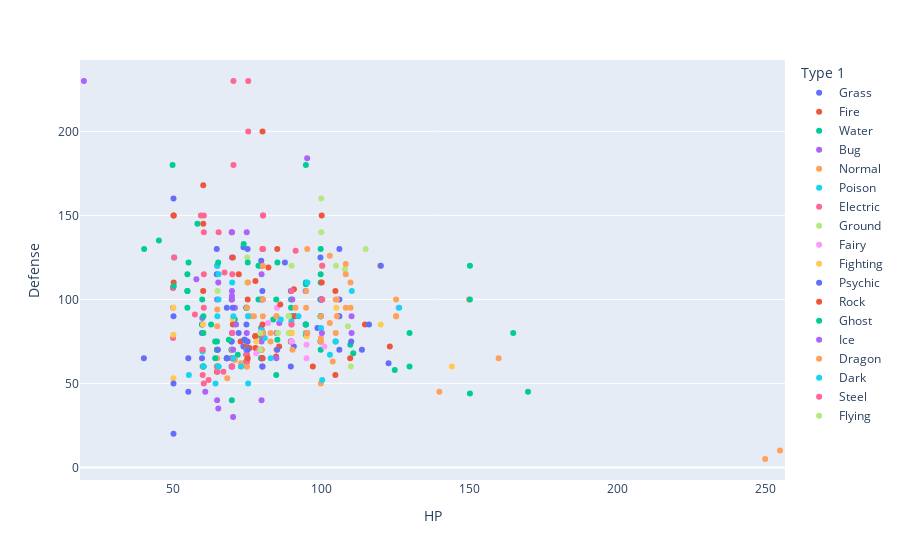

Here is the notebook cell this chart was saved with:
### Code cell
px.strip(data_frame = df_pokemon[(c1) | (c2) | (c3) | (c4)], ## mas de 95
         x          = "HP",
         y         = "Defense",
         hover_data = ["Name"],
         color      = "Type 1")

### Figure 1 — Plotly figure (JSON) as saved in the notebook; plotly's stock layout.template omitted (floating-point values rounded to 4 significant figures)
{"data": [{"alignmentgroup": "True", "boxpoints": "all", "customdata": [["Venusaur"], ["VenusaurMega Venusaur"], ["Vileplume"], ["Victreebel"], ["Exeggutor"], ["Tangela"], ["Meganium"], ["Bellossom"], ["Jumpluff"], ["Sceptile"], ["SceptileMega Sceptile"], ["Shiftry"], ["Breloom"], ["Cacturne"], ["Tropius"], ["Torterra"], ["Roserade"], ["Cherrim"], ["Carnivine"], ["Abomasnow"], ["AbomasnowMega Abomasnow"], ["Tangrowth"], ["Leafeon"], ["ShayminLand Forme"], ["ShayminSky Forme"], ["Serperior"], ["Simisage"], ["Whimsicott"], ["Lilligant"], ["Maractus"], ["Amoonguss"], ["Ferrothorn"], ["Virizion"], ["Chesnaught"], ["Gogoat"]], "fillcolor": "rgba(255,255,255,0)", "hoveron": "points", "hovertemplate": "Type 1=Grass<br>HP=%{x}<br>Defense=%{y}<br>Name=%{customdata[0]}<extra></extra>", "legendgroup": "Grass", "line": {"color": "rgba(255,255,255,0)"}, "marker": {"color": "#636efa"}, "name": "Grass", "offsetgroup": "Grass", "orientation": "v", "pointpos": 0, "showlegend": true, "type": "box", "x": [80, 80, 75, 80, 95, 65, 80, 75, 75, 70, 70, 90, 60, 70, 99, 95, 60, 70, 74, 90, 90, 100, 65, 100, 100, 75, 75, 60, 70, 75, 114, 74, 91, 88, 123], "x0": " ", "xaxis": "x", "y": [83, 123, 85, 65, 85, 115, 100, 95, 70, 65, 75, 60, 80, 60, 83, 105, 65, 70, 72, 75, 105, 125, 130, 100, 75, 95, 63, 85, 75, 67, 70, 131, 72, 122, 62], "y0": " ", "yaxis": "y"}, {"alignmentgroup": "True", "boxpoints": "all", "customdata": [["Charizard"], ["CharizardMega Charizard X"], ["CharizardMega Charizard Y"], ["Ninetales"], ["Arcanine"], ["Rapidash"], ["Magmar"], ["Flareon"], ["Moltres"], ["Typhlosion"], ["Entei"], ["Ho-oh"], ["Blaziken"], ["BlazikenMega Blaziken"], ["Camerupt"], ["CameruptMega Camerupt"], ["Torkoal"], ["Infernape"], ["Magmortar"], ["Heatran"], ["Emboar"], ["Simisear"], ["DarmanitanStandard Mode"], ["DarmanitanZen Mode"], ["Heatmor"], ["Delphox"], ["Talonflame"], ["Pyroar"], ["Volcanion"]], "fillcolor": "rgba(255,255,255,0)", "hoveron": "points", "hovertemplate": "Type 1=Fire<br>HP=%{x}<br>Defense=%{y}<br>Name=%{customdata[0]}<extra></extra>", "legendgroup": "Fire", "line": {"color": "rgba(255,255,255,0)"}, "marker": {"color": "#EF553B"}, "name": "Fire", "offsetgroup": "Fire", "orientation": "v", "pointpos": 0, "showlegend": true, "type": "box", "x": [78, 78, 78, 73, 90, 65, 65, 65, 90, 78, 115, 106, 80, 80, 70, 70, 70, 76, 75, 91, 110, 75, 105, 105, 85, 75, 78, 86, 80], "x0": " ", "xaxis": "x", "y": [78, 111, 78, 75, 80, 70, 57, 60, 90, 78, 85, 90, 70, 80, 70, 100, 140, 71, 67, 106, 65, 63, 55, 105, 66, 72, 71, 72, 120], "y0": " ", "yaxis": "y"}, {"alignmentgroup": "True", "boxpoints": "all", "customdata": [["Blastoise"], ["BlastoiseMega Blastoise"], ["Golduck"], ["Poliwrath"], ["Tentacruel"], ["Slowbro"], ["SlowbroMega Slowbro"], ["Dewgong"], ["Cloyster"], ["Kingler"], ["Seadra"], ["Seaking"], ["Starmie"], ["Gyarados"], ["GyaradosMega Gyarados"], ["Lapras"], ["Vaporeon"], ["Feraligatr"], ["Lanturn"], ["Politoed"], ["Quagsire"], ["Slowking"], ["Qwilfish"], ["Octillery"], ["Mantine"], ["Kingdra"], ["Suicune"], ["Swampert"], ["SwampertMega Swampert"], ["Ludicolo"], ["Pelipper"], ["Sharpedo"], ["SharpedoMega Sharpedo"], ["Wailord"], ["Whiscash"], ["Crawdaunt"], ["Milotic"], ["Huntail"], ["Gorebyss"], ["Relicanth"], ["Kyogre"], ["KyogrePrimal Kyogre"], ["Empoleon"], ["Floatzel"], ["Gastrodon"], ["Lumineon"], ["Palkia"], ["Phione"], ["Manaphy"], ["Samurott"], ["Simipour"], ["Seismitoad"], ["Basculin"], ["Carracosta"], ["Swanna"], ["Jellicent"], ["Alomomola"], ["KeldeoOrdinary Forme"], ["KeldeoResolute Forme"], ["Greninja"], ["Clawitzer"]], "fillcolor": "rgba(255,255,255,0)", "hoveron": "points", "hovertemplate": "Type 1=Water<br>HP=%{x}<br>Defense=%{y}<br>Name=%{customdata[0]}<extra></extra>", "legendgroup": "Water", "line": {"color": "rgba(255,255,255,0)"}, "marker": {"color": "#00cc96"}, "name": "Water", "offsetgroup": "Water", "orientation": "v", "pointpos": 0, "showlegend": true, "type": "box", "x": [79, 79, 80, 90, 80, 95, 95, 90, 50, 55, 55, 80, 60, 95, 95, 130, 130, 85, 125, 90, 95, 95, 65, 75, 65, 75, 100, 100, 100, 80, 60, 70, 70, 170, 110, 63, 95, 55, 55, 100, 100, 100, 84, 85, 111, 69, 90, 80, 100, 95, 75, 105, 70, 74, 75, 100, 165, 91, 91, 72, 71], "x0": " ", "xaxis": "x", "y": [100, 120, 78, 95, 65, 110, 180, 80, 180, 115, 95, 65, 85, 79, 109, 80, 60, 100, 58, 75, 85, 80, 75, 75, 70, 95, 115, 90, 110, 70, 100, 40, 70, 45, 73, 85, 79, 105, 105, 130, 90, 90, 88, 55, 68, 76, 100, 80, 100, 85, 63, 75, 65, 133, 63, 70, 80, 90, 90, 67, 88], "y0": " ", "yaxis": "y"}, {"alignmentgroup": "True", "boxpoints": "all", "customdata": [["BeedrillMega Beedrill"], ["Venomoth"], ["Scyther"], ["Pinsir"], ["PinsirMega Pinsir"], ["Forretress"], ["Scizor"], ["ScizorMega Scizor"], ["Shuckle"], ["Heracross"], ["HeracrossMega Heracross"], ["Ninjask"], ["Vespiquen"], ["Yanmega"], ["Leavanny"], ["Scolipede"], ["Crustle"], ["Escavalier"], ["Galvantula"], ["Accelgor"], ["Durant"], ["Volcarona"], ["Genesect"]], "fillcolor": "rgba(255,255,255,0)", "hoveron": "points", "hovertemplate": "Type 1=Bug<br>HP=%{x}<br>Defense=%{y}<br>Name=%{customdata[0]}<extra></extra>", "legendgroup": "Bug", "line": {"color": "rgba(255,255,255,0)"}, "marker": {"color": "#ab63fa"}, "name": "Bug", "offsetgroup": "Bug", "orientation": "v", "pointpos": 0, "showlegend": true, "type": "box", "x": [65, 70, 70, 65, 65, 75, 70, 70, 20, 80, 80, 61, 70, 86, 75, 60, 70, 70, 70, 80, 58, 85, 71], "x0": " ", "xaxis": "x", "y": [40, 60, 80, 100, 120, 140, 100, 140, 230, 75, 115, 45, 102, 86, 80, 89, 125, 105, 60, 40, 112, 65, 95], "y0": " ", "yaxis": "y"}, {"alignmentgroup": "True", "boxpoints": "all", "customdata": [["Pidgeot"], ["PidgeotMega Pidgeot"], ["Fearow"], ["Wigglytuff"], ["Persian"], ["Dodrio"], ["Chansey"], ["Kangaskhan"], ["KangaskhanMega Kangaskhan"], ["Tauros"], ["Snorlax"], ["Noctowl"], ["Girafarig"], ["Ursaring"], ["Porygon2"], ["Stantler"], ["Miltank"], ["Blissey"], ["Swellow"], ["Vigoroth"], ["Slaking"], ["Exploud"], ["Zangoose"], ["Kecleon"], ["Staraptor"], ["Ambipom"], ["Lopunny"], ["LopunnyMega Lopunny"], ["Purugly"], ["Lickilicky"], ["Porygon-Z"], ["Regigigas"], ["Arceus"], ["Stoutland"], ["Unfezant"], ["Audino"], ["AudinoMega Audino"], ["Cinccino"], ["Sawsbuck"], ["Bouffalant"], ["Braviary"], ["MeloettaAria Forme"], ["MeloettaPirouette Forme"], ["Furfrou"]], "fillcolor": "rgba(255,255,255,0)", "hoveron": "points", "hovertemplate": "Type 1=Normal<br>HP=%{x}<br>Defense=%{y}<br>Name=%{customdata[0]}<extra></extra>", "legendgroup": "Normal", "line": {"color": "rgba(255,255,255,0)"}, "marker": {"color": "#FFA15A"}, "name": "Normal", "offsetgroup": "Normal", "orientation": "v", "pointpos": 0, "showlegend": true, "type": "box", "x": [83, 83, 65, 140, 65, 60, 250, 105, 105, 75, 160, 100, 70, 90, 85, 73, 95, 255, 60, 80, 150, 104, 73, 60, 85, 75, 65, 65, 71, 110, 85, 110, 120, 85, 80, 103, 103, 75, 80, 95, 100, 100, 100, 75], "x0": " ", "xaxis": "x", "y": [75, 80, 65, 45, 60, 70, 5, 80, 100, 95, 65, 50, 65, 75, 90, 62, 105, 10, 60, 80, 100, 63, 60, 70, 70, 66, 84, 94, 64, 95, 70, 110, 120, 90, 80, 86, 126, 60, 70, 95, 75, 77, 90, 60], "y0": " ", "yaxis": "y"}, {"alignmentgroup": "True", "boxpoints": "all", "customdata": [["Arbok"], ["Nidoqueen"], ["Nidoking"], ["Golbat"], ["Muk"], ["Weezing"], ["Crobat"], ["Swalot"], ["Seviper"], ["Skuntank"], ["Drapion"], ["Toxicroak"], ["Garbodor"], ["Dragalge"]], "fillcolor": "rgba(255,255,255,0)", "hoveron": "points", "hovertemplate": "Type 1=Poison<br>HP=%{x}<br>Defense=%{y}<br>Name=%{customdata[0]}<extra></extra>", "legendgroup": "Poison", "line": {"color": "rgba(255,255,255,0)"}, "marker": {"color": "#19d3f3"}, "name": "Poison", "offsetgroup": "Poison", "orientation": "v", "pointpos": 0, "showlegend": true, "type": "box", "x": [60, 90, 81, 75, 105, 65, 85, 100, 73, 103, 70, 83, 80, 65], "x0": " ", "xaxis": "x", "y": [69, 87, 77, 70, 75, 120, 80, 83, 60, 67, 110, 65, 82, 90], "y0": " ", "yaxis": "y"}, {"alignmentgroup": "True", "boxpoints": "all", "customdata": [["Raichu"], ["Magneton"], ["Electrode"], ["Electabuzz"], ["Jolteon"], ["Zapdos"], ["Ampharos"], ["AmpharosMega Ampharos"], ["Raikou"], ["Manectric"], ["ManectricMega Manectric"], ["Luxray"], ["Magnezone"], ["Electivire"], ["Rotom"], ["RotomHeat Rotom"], ["RotomWash Rotom"], ["RotomFrost Rotom"], ["RotomFan Rotom"], ["RotomMow Rotom"], ["Zebstrika"], ["Eelektross"], ["ThundurusIncarnate Forme"], ["ThundurusTherian Forme"], ["Heliolisk"], ["Dedenne"]], "fillcolor": "rgba(255,255,255,0)", "hoveron": "points", "hovertemplate": "Type 1=Electric<br>HP=%{x}<br>Defense=%{y}<br>Name=%{customdata[0]}<extra></extra>", "legendgroup": "Electric", "line": {"color": "rgba(255,255,255,0)"}, "marker": {"color": "#FF6692"}, "name": "Electric", "offsetgroup": "Electric", "orientation": "v", "pointpos": 0, "showlegend": true, "type": "box", "x": [60, 50, 60, 65, 65, 90, 90, 90, 90, 70, 70, 80, 70, 75, 50, 50, 50, 50, 50, 50, 75, 85, 79, 79, 62, 67], "x0": " ", "xaxis": "x", "y": [55, 95, 70, 57, 60, 85, 85, 105, 75, 60, 80, 79, 115, 67, 77, 107, 107, 107, 107, 107, 63, 80, 70, 70, 52, 57], "y0": " ", "yaxis": "y"}, {"alignmentgroup": "True", "boxpoints": "all", "customdata": [["Sandslash"], ["Rhydon"], ["Gligar"], ["Donphan"], ["Flygon"], ["Claydol"], ["Groudon"], ["GroudonPrimal Groudon"], ["Hippowdon"], ["Rhyperior"], ["Gliscor"], ["Excadrill"], ["Krookodile"], ["Stunfisk"], ["Golurk"], ["LandorusIncarnate Forme"], ["LandorusTherian Forme"]], "fillcolor": "rgba(255,255,255,0)", "hoveron": "points", "hovertemplate": "Type 1=Ground<br>HP=%{x}<br>Defense=%{y}<br>Name=%{customdata[0]}<extra></extra>", "legendgroup": "Ground", "line": {"color": "rgba(255,255,255,0)"}, "marker": {"color": "#B6E880"}, "name": "Ground", "offsetgroup": "Ground", "orientation": "v", "pointpos": 0, "showlegend": true, "type": "box", "x": [75, 105, 65, 90, 80, 60, 100, 100, 108, 115, 75, 110, 95, 109, 89, 89, 89], "x0": " ", "xaxis": "x", "y": [110, 120, 105, 120, 80, 105, 140, 160, 118, 130, 125, 60, 80, 84, 80, 90, 90], "y0": " ", "yaxis": "y"}, {"alignmentgroup": "True", "boxpoints": "all", "customdata": [["Clefable"], ["Granbull"], ["Togekiss"], ["Florges"], ["Aromatisse"], ["Slurpuff"], ["Sylveon"], ["Xerneas"]], "fillcolor": "rgba(255,255,255,0)", "hoveron": "points", "hovertemplate": "Type 1=Fairy<br>HP=%{x}<br>Defense=%{y}<br>Name=%{customdata[0]}<extra></extra>", "legendgroup": "Fairy", "line": {"color": "rgba(255,255,255,0)"}, "marker": {"color": "#FF97FF"}, "name": "Fairy", "offsetgroup": "Fairy", "orientation": "v", "pointpos": 0, "showlegend": true, "type": "box", "x": [95, 90, 85, 78, 101, 82, 95, 126], "x0": " ", "xaxis": "x", "y": [73, 75, 95, 68, 72, 86, 65, 95], "y0": " ", "yaxis": "y"}, {"alignmentgroup": "True", "boxpoints": "all", "customdata": [["Primeape"], ["Machamp"], ["Hitmonlee"], ["Hitmonchan"], ["Hitmontop"], ["Hariyama"], ["MedichamMega Medicham"], ["Lucario"], ["LucarioMega Lucario"], ["Conkeldurr"], ["Throh"], ["Sawk"], ["Mienshao"], ["Pangoro"], ["Hawlucha"]], "fillcolor": "rgba(255,255,255,0)", "hoveron": "points", "hovertemplate": "Type 1=Fighting<br>HP=%{x}<br>Defense=%{y}<br>Name=%{customdata[0]}<extra></extra>", "legendgroup": "Fighting", "line": {"color": "rgba(255,255,255,0)"}, "marker": {"color": "#FECB52"}, "name": "Fighting", "offsetgroup": "Fighting", "orientation": "v", "pointpos": 0, "showlegend": true, "type": "box", "x": [65, 90, 50, 50, 50, 144, 60, 70, 70, 105, 120, 75, 65, 95, 78], "x0": " ", "xaxis": "x", "y": [60, 80, 53, 79, 95, 60, 85, 70, 88, 95, 85, 75, 60, 78, 75], "y0": " ", "yaxis": "y"}, {"alignmentgroup": "True", "boxpoints": "all", "customdata": [["Alakazam"], ["AlakazamMega Alakazam"], ["Hypno"], ["Mr. Mime"], ["Mewtwo"], ["MewtwoMega Mewtwo X"], ["MewtwoMega Mewtwo Y"], ["Mew"], ["Xatu"], ["Espeon"], ["Lugia"], ["Celebi"], ["Gardevoir"], ["GardevoirMega Gardevoir"], ["Grumpig"], ["DeoxysNormal Forme"], ["DeoxysAttack Forme"], ["DeoxysDefense Forme"], ["DeoxysSpeed Forme"], ["Gallade"], ["GalladeMega Gallade"], ["Uxie"], ["Mesprit"], ["Azelf"], ["Cresselia"], ["Victini"], ["Musharna"], ["Sigilyph"], ["Gothitelle"], ["Reuniclus"], ["Beheeyem"], ["MeowsticMale"], ["MeowsticFemale"], ["HoopaHoopa Confined"], ["HoopaHoopa Unbound"]], "fillcolor": "rgba(255,255,255,0)", "hoveron": "points", "hovertemplate": "Type 1=Psychic<br>HP=%{x}<br>Defense=%{y}<br>Name=%{customdata[0]}<extra></extra>", "legendgroup": "Psychic", "line": {"color": "rgba(255,255,255,0)"}, "marker": {"color": "#636efa"}, "name": "Psychic", "offsetgroup": "Psychic", "orientation": "v", "pointpos": 0, "showlegend": true, "type": "box", "x": [55, 55, 85, 40, 106, 106, 106, 100, 65, 65, 106, 100, 68, 68, 80, 50, 50, 50, 50, 68, 68, 75, 80, 75, 120, 100, 116, 72, 70, 110, 75, 74, 74, 80, 80], "x0": " ", "xaxis": "x", "y": [45, 65, 70, 65, 90, 100, 70, 100, 70, 60, 130, 100, 65, 65, 65, 50, 20, 160, 90, 65, 95, 130, 105, 70, 120, 100, 85, 80, 95, 75, 75, 76, 76, 60, 60], "y0": " ", "yaxis": "y"}, {"alignmentgroup": "True", "boxpoints": "all", "customdata": [["Golem"], ["Omastar"], ["Kabutops"], ["Aerodactyl"], ["AerodactylMega Aerodactyl"], ["Tyranitar"], ["TyranitarMega Tyranitar"], ["Lunatone"], ["Solrock"], ["Cradily"], ["Armaldo"], ["Regirock"], ["Rampardos"], ["Bastiodon"], ["Probopass"], ["Gigalith"], ["Archeops"], ["Terrakion"], ["Barbaracle"], ["Tyrantrum"], ["Aurorus"], ["Carbink"], ["Diancie"], ["DiancieMega Diancie"]], "fillcolor": "rgba(255,255,255,0)", "hoveron": "points", "hovertemplate": "Type 1=Rock<br>HP=%{x}<br>Defense=%{y}<br>Name=%{customdata[0]}<extra></extra>", "legendgroup": "Rock", "line": {"color": "rgba(255,255,255,0)"}, "marker": {"color": "#EF553B"}, "name": "Rock", "offsetgroup": "Rock", "orientation": "v", "pointpos": 0, "showlegend": true, "type": "box", "x": [80, 70, 60, 80, 80, 100, 100, 70, 70, 86, 75, 80, 97, 60, 60, 85, 75, 91, 72, 82, 123, 50, 50, 50], "x0": " ", "xaxis": "x", "y": [130, 125, 105, 65, 85, 110, 150, 65, 85, 97, 100, 200, 60, 168, 145, 130, 65, 90, 115, 119, 72, 150, 150, 110], "y0": " ", "yaxis": "y"}, {"alignmentgroup": "True", "boxpoints": "all", "customdata": [["Gengar"], ["GengarMega Gengar"], ["Misdreavus"], ["Banette"], ["BanetteMega Banette"], ["Dusclops"], ["Drifblim"], ["Mismagius"], ["Spiritomb"], ["Dusknoir"], ["GiratinaAltered Forme"], ["GiratinaOrigin Forme"], ["Cofagrigus"], ["Chandelure"], ["Trevenant"], ["GourgeistAverage Size"], ["GourgeistSmall Size"], ["GourgeistLarge Size"], ["GourgeistSuper Size"]], "fillcolor": "rgba(255,255,255,0)", "hoveron": "points", "hovertemplate": "Type 1=Ghost<br>HP=%{x}<br>Defense=%{y}<br>Name=%{customdata[0]}<extra></extra>", "legendgroup": "Ghost", "line": {"color": "rgba(255,255,255,0)"}, "marker": {"color": "#00cc96"}, "name": "Ghost", "offsetgroup": "Ghost", "orientation": "v", "pointpos": 0, "showlegend": true, "type": "box", "x": [60, 60, 60, 64, 64, 40, 150, 60, 50, 45, 150, 150, 58, 60, 85, 65, 55, 75, 85], "x0": " ", "xaxis": "x", "y": [60, 80, 60, 65, 75, 130, 44, 60, 108, 135, 120, 100, 145, 90, 76, 122, 122, 122, 122], "y0": " ", "yaxis": "y"}, {"alignmentgroup": "True", "boxpoints": "all", "customdata": [["Jynx"], ["Articuno"], ["Piloswine"], ["Glalie"], ["GlalieMega Glalie"], ["Walrein"], ["Regice"], ["Glaceon"], ["Mamoswine"], ["Froslass"], ["Vanilluxe"], ["Beartic"], ["Cryogonal"], ["Avalugg"]], "fillcolor": "rgba(255,255,255,0)", "hoveron": "points", "hovertemplate": "Type 1=Ice<br>HP=%{x}<br>Defense=%{y}<br>Name=%{customdata[0]}<extra></extra>", "legendgroup": "Ice", "line": {"color": "rgba(255,255,255,0)"}, "marker": {"color": "#ab63fa"}, "name": "Ice", "offsetgroup": "Ice", "orientation": "v", "pointpos": 0, "showlegend": true, "type": "box", "x": [65, 90, 100, 80, 80, 110, 80, 65, 110, 70, 71, 95, 70, 95], "x0": " ", "xaxis": "x", "y": [35, 100, 80, 80, 80, 90, 100, 110, 80, 70, 85, 80, 30, 184], "y0": " ", "yaxis": "y"}, {"alignmentgroup": "True", "boxpoints": "all", "customdata": [["Dragonite"], ["Altaria"], ["AltariaMega Altaria"], ["Salamence"], ["SalamenceMega Salamence"], ["Latias"], ["LatiasMega Latias"], ["Latios"], ["LatiosMega Latios"], ["Rayquaza"], ["RayquazaMega Rayquaza"], ["Garchomp"], ["GarchompMega Garchomp"], ["Haxorus"], ["Druddigon"], ["Reshiram"], ["Zekrom"], ["Kyurem"], ["KyuremBlack Kyurem"], ["KyuremWhite Kyurem"], ["Sliggoo"], ["Goodra"], ["Zygarde50% Forme"]], "fillcolor": "rgba(255,255,255,0)", "hoveron": "points", "hovertemplate": "Type 1=Dragon<br>HP=%{x}<br>Defense=%{y}<br>Name=%{customdata[0]}<extra></extra>", "legendgroup": "Dragon", "line": {"color": "rgba(255,255,255,0)"}, "marker": {"color": "#FFA15A"}, "name": "Dragon", "offsetgroup": "Dragon", "orientation": "v", "pointpos": 0, "showlegend": true, "type": "box", "x": [91, 75, 75, 95, 95, 80, 80, 80, 80, 105, 105, 108, 108, 76, 77, 100, 100, 125, 125, 125, 68, 90, 108], "x0": " ", "xaxis": "x", "y": [95, 90, 110, 80, 130, 90, 120, 80, 100, 90, 100, 95, 115, 90, 90, 100, 120, 90, 100, 90, 53, 70, 121], "y0": " ", "yaxis": "y"}, {"alignmentgroup": "True", "boxpoints": "all", "customdata": [["Umbreon"], ["Sneasel"], ["Houndoom"], ["HoundoomMega Houndoom"], ["SableyeMega Sableye"], ["Absol"], ["AbsolMega Absol"], ["Honchkrow"], ["Weavile"], ["Darkrai"], ["Liepard"], ["Scrafty"], ["Zoroark"], ["Bisharp"], ["Mandibuzz"], ["Hydreigon"], ["Malamar"], ["Yveltal"]], "fillcolor": "rgba(255,255,255,0)", "hoveron": "points", "hovertemplate": "Type 1=Dark<br>HP=%{x}<br>Defense=%{y}<br>Name=%{customdata[0]}<extra></extra>", "legendgroup": "Dark", "line": {"color": "rgba(255,255,255,0)"}, "marker": {"color": "#19d3f3"}, "name": "Dark", "offsetgroup": "Dark", "orientation": "v", "pointpos": 0, "showlegend": true, "type": "box", "x": [95, 55, 75, 75, 50, 65, 65, 100, 70, 70, 64, 65, 60, 65, 110, 92, 86, 126], "x0": " ", "xaxis": "x", "y": [110, 55, 50, 90, 125, 60, 60, 52, 65, 90, 50, 115, 60, 100, 105, 90, 88, 95], "y0": " ", "yaxis": "y"}, {"alignmentgroup": "True", "boxpoints": "all", "customdata": [["Steelix"], ["SteelixMega Steelix"], ["Skarmory"], ["MawileMega Mawile"], ["Lairon"], ["Aggron"], ["AggronMega Aggron"], ["Metagross"], ["MetagrossMega Metagross"], ["Registeel"], ["Jirachi"], ["Bronzong"], ["Dialga"], ["Klang"], ["Klinklang"], ["Cobalion"], ["Doublade"], ["AegislashBlade Forme"], ["AegislashShield Forme"], ["Klefki"]], "fillcolor": "rgba(255,255,255,0)", "hoveron": "points", "hovertemplate": "Type 1=Steel<br>HP=%{x}<br>Defense=%{y}<br>Name=%{customdata[0]}<extra></extra>", "legendgroup": "Steel", "line": {"color": "rgba(255,255,255,0)"}, "marker": {"color": "#FF6692"}, "name": "Steel", "offsetgroup": "Steel", "orientation": "v", "pointpos": 0, "showlegend": true, "type": "box", "x": [75, 75, 65, 50, 60, 70, 70, 80, 80, 80, 100, 67, 100, 60, 60, 91, 59, 60, 60, 57], "x0": " ", "xaxis": "x", "y": [200, 230, 140, 125, 140, 180, 230, 130, 150, 150, 100, 116, 120, 95, 115, 129, 150, 50, 150, 91], "y0": " ", "yaxis": "y"}, {"alignmentgroup": "True", "boxpoints": "all", "customdata": [["TornadusIncarnate Forme"], ["TornadusTherian Forme"], ["Noivern"]], "fillcolor": "rgba(255,255,255,0)", "hoveron": "points", "hovertemplate": "Type 1=Flying<br>HP=%{x}<br>Defense=%{y}<br>Name=%{customdata[0]}<extra></extra>", "legendgroup": "Flying", "line": {"color": "rgba(255,255,255,0)"}, "marker": {"color": "#B6E880"}, "name": "Flying", "offsetgroup": "Flying", "orientation": "v", "pointpos": 0, "showlegend": true, "type": "box", "x": [79, 79, 85], "x0": " ", "xaxis": "x", "y": [70, 80, 80], "y0": " ", "yaxis": "y"}], "layout": {"boxmode": "group", "legend": {"title": {"text": "Type 1"}, "tracegroupgap": 0}, "margin": {"t": 60}, "xaxis": {"anchor": "y", "domain": [0, 1], "title": {"text": "HP"}}, "yaxis": {"anchor": "x", "domain": [0, 1], "title": {"text": "Defense"}}}}
